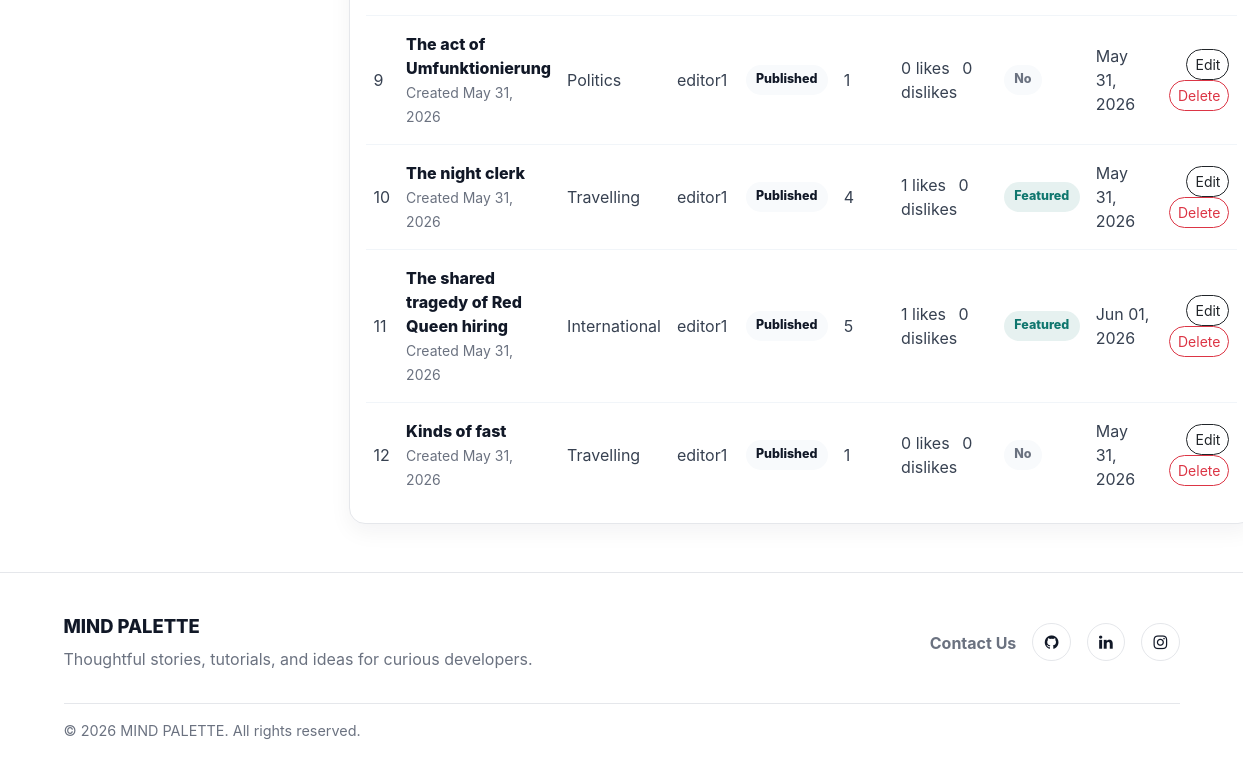
/dashboard/posts/ (signed in, lower part), run on an earlier commit of the app's database.
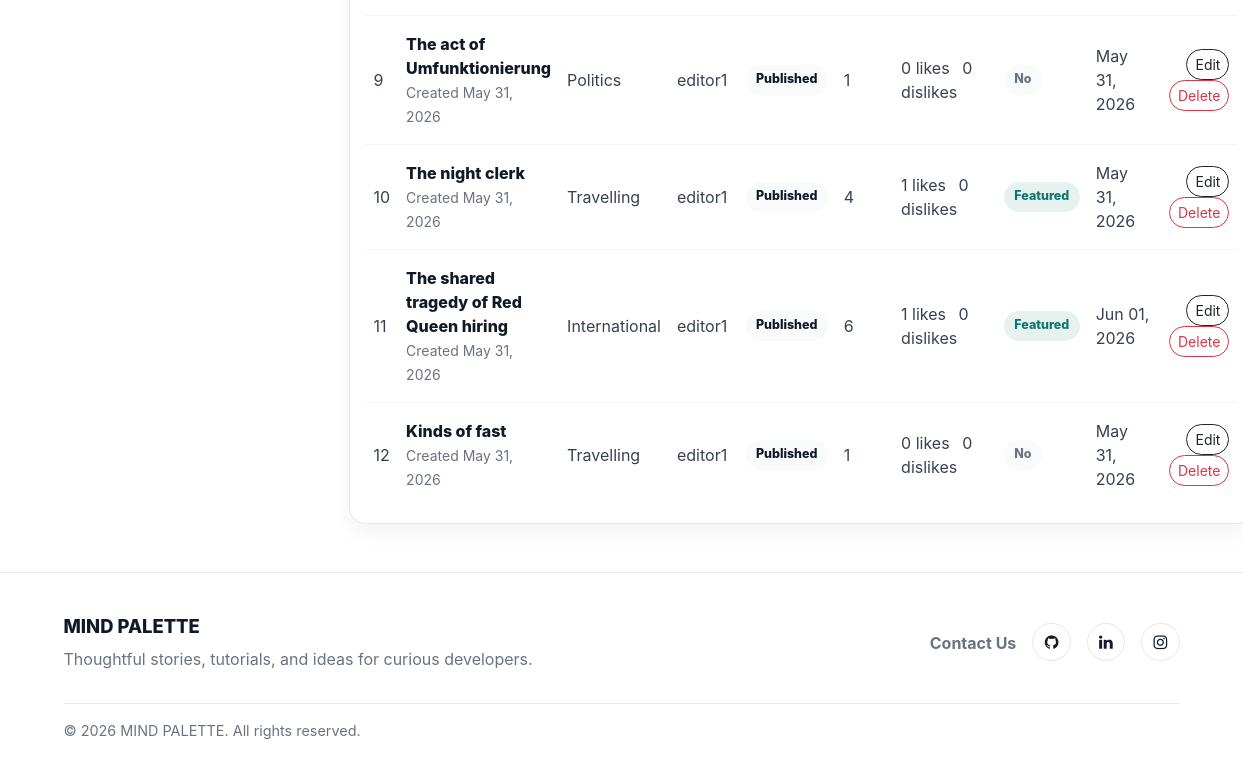
And on a later commit of the database.
### blogs/models.py (models this page shows, shortened)
class Blog(models.Model):
    title = models.CharField(max_length=100)
    slug = models.SlugField(max_length=150, unique=True, blank=True)
    category = models.ForeignKey(Category, on_delete=models.CASCADE)
    author = models.ForeignKey(User, on_delete=models.CASCADE)
    featured_image = models.ImageField(upload_to='blogs/%Y/%m/%d/')
    short_description = models.TextField(max_length=300)
    blog_body = models.TextField()
    status = models.CharField(max_length=20, choices=STATUS_CHOICE , default="Draft")
    views = models.PositiveIntegerField(default=0)
    is_featured = models.BooleanField(default=False)
    created_at = models.DateTimeField(auto_now_add=True)
    updated_at = models.DateTimeField(auto_now=True)
    likes = models.ManyToManyField(User, related_name='liked_blogs', blank=True)
    @property
    def total_likes(self):
        return self.likes.count()
    dislikes = models.ManyToManyField(User, related_name='disliked_blogs', blank=True)
    @property
    def total_dislikes(self):
        return self.dislikes.count()

class Category(models.Model):
    category_name = models.CharField(max_length=80, unique=True)
    created_at = models.DateTimeField(auto_now_add=True)
    updated_at = models.DateTimeField(auto_now=True)
    class Meta:
        verbose_name_plural = 'Categories'
    def __str__(self):
        return self.category_name

### dashboards/views.py (the view)
# urls.py: path('posts/', views.posts, name= 'posts'),
@login_required(login_url='login')
def posts(request):
    posts = Blog.objects.all()
    context = {
        'posts' : posts,
    }
    return render(request, 'dashboard/posts.html', context)

### blogs/context_processors.py (called while the page is built)
def get_categories(request):
    categories = Category.objects.all()
    return dict (categories=categories)

def get_SocialLinks(request):
    social_links = SocialLinks.objects.all()
    return dict(social_links = social_links)

def get_profile(request):
    profile = None
    if request.user.is_authenticated:
        profile, _ = Profile.objects.get_or_create(user=request.user)
    return dict(profile=profile)

### templates/dashboard/posts.html (shortened to what this page needs)
{% extends 'base.html' %}
{% block content %}
<div class="dashboard-layout row g-4">
    <section class="col-lg-9">
        <div class="dashboard-main">
            <section class="dashboard-panel">
                <div class="table-responsive">
                    <table class="table dashboard-table align-middle mb-0">
                        <tbody>
                            {% for post in posts %}
                            <tr>
                                <td>{{ forloop.counter }}</td>
                                <td>
                                    <div class="table-title">{{ post.title|truncatewords:7 }}</div>
                                    <small>Created {{ post.created_at|date:"M d, Y" }}</small>
                                </td>
                                <td>{{ post.category }}</td>
                                <td>{{ post.author }}</td>
                                <td><span class="status-pill">{{ post.status }}</span></td>
                                <td>{{ post.views }}</td>
                                <td>
                                    <span class="me-2">{{ post.total_likes }} likes</span>
                                    <span>{{ post.total_dislikes }} dislikes</span>
                                </td>
                                <td>
                                    {% if post.is_featured %}
                                    <span class="status-pill success">Featured</span>
                                    {% else %}
                                    <span class="status-pill muted">No</span>
                                    {% endif %}
                                </td>
                                <td>{{ post.updated_at|date:"M d, Y" }}</td>
                                <td class="text-end">
                                    <a href="{% url 'edit_post' post.id %}" class="btn btn-sm btn-outline-dark rounded-pill">Edit</a>
                                    <a href="{% url 'delete_post' post.id %}" class="btn btn-sm btn-outline-danger rounded-pill">Delete</a>
                                </td>
                            </tr>
                            {% empty %}
                            <tr>
                                <td colspan="10">
                                    <div class="empty-state">No posts found. Create your first article to get started.</div>
                                </td>
                            </tr>
                            {% endfor %}
                        </tbody>
                    </table>
                </div>
            </section>
        </div>
    </section>
</div>
{% endblock %}

What changed in the data, as far as the page shows it:
changed Blog "The shared tragedy of Red Queen hiring": views "5" → "6"
